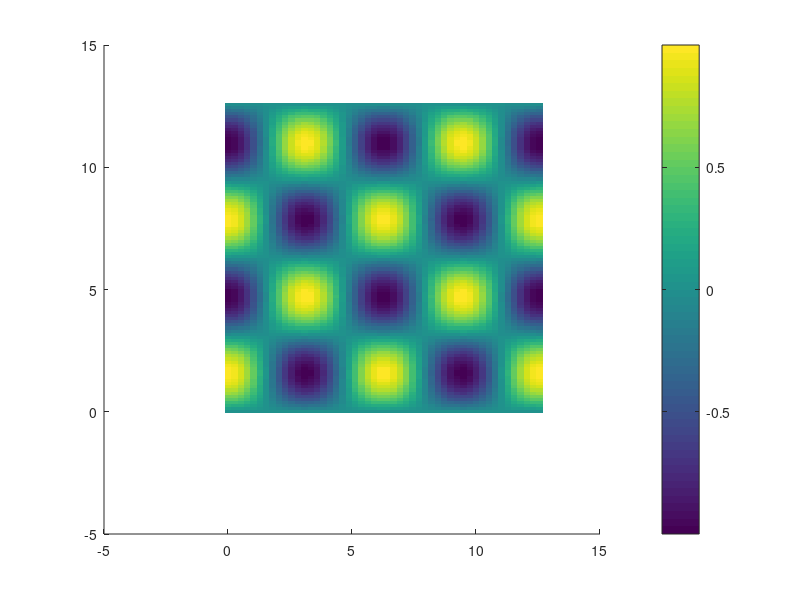

Recreate this plot in MATLAB.
%% Visualisering i 2d og 3d

clear all
close all
clc

x = linspace(0,4*pi);
y = linspace(0,4*pi,50);

xx = x'*ones(1,length(y));
yy = ones(length(x),1)*y;

s = sin(xx).*cos(yy);
vx = sin(yy);
vy = cos(xx);

figure
hold on
imagesc(x,y,s);
colorbar;
